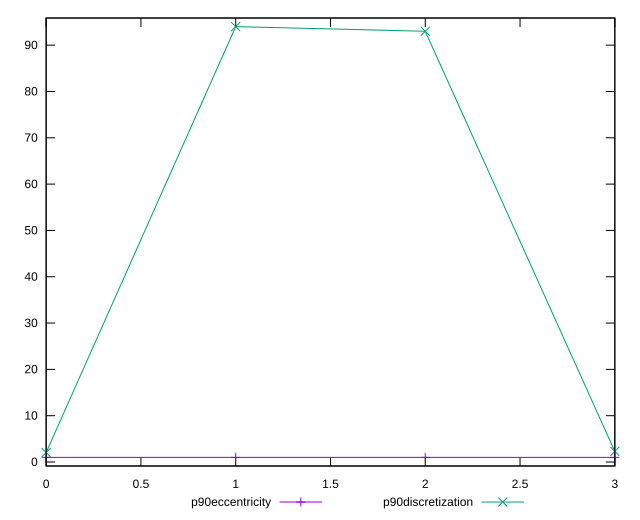

This figure's gnuplot source:
reset

$p90Eccentricity <<EOF
0 1
1 1
2 1
3 1
EOF

$p90Discretization <<EOF
0 2.0434782608695654
1 94
2 93
3 2.292682926829268
EOF

set key outside below
set xrange [0:3]
set yrange [-0.8600000000000001:95.86]
set trange [-0.8600000000000001:95.86]
set terminal svg size 640, 520 enhanced background rgb 'white'
set output "reports/report_00030_2021-02-24T20-42-31.540Z/estimated-input-latency/progression/eccentricity.svg"

plot $p90Eccentricity title "p90eccentricity" with linespoints, \
     $p90Discretization title "p90discretization" with linespoints

reset
